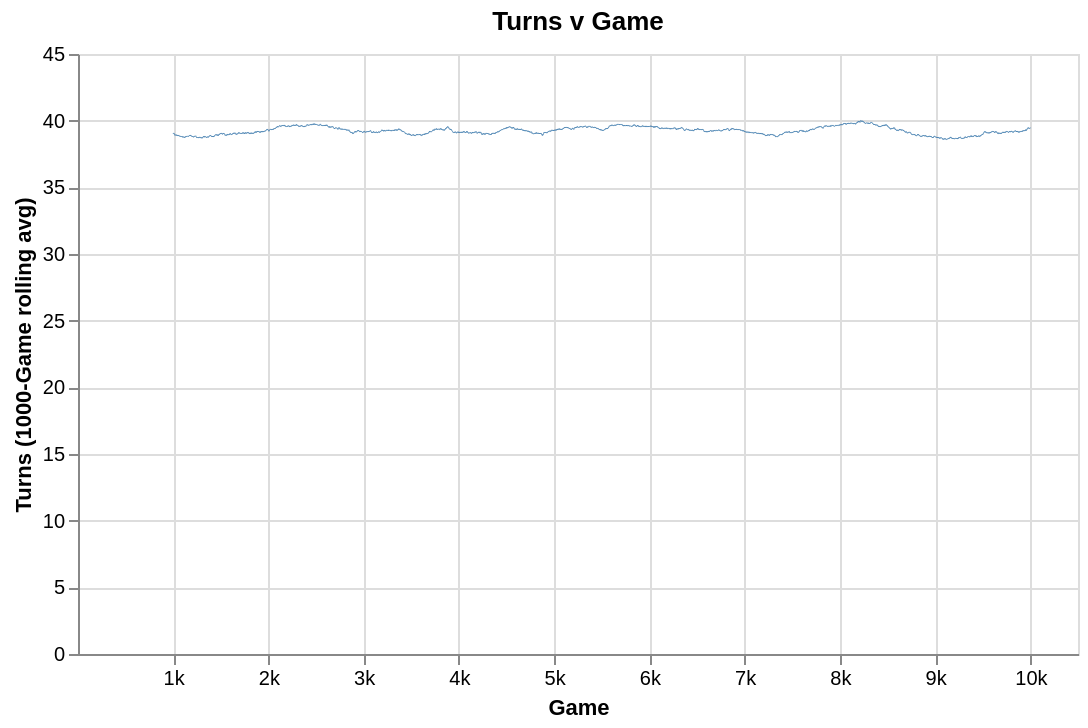
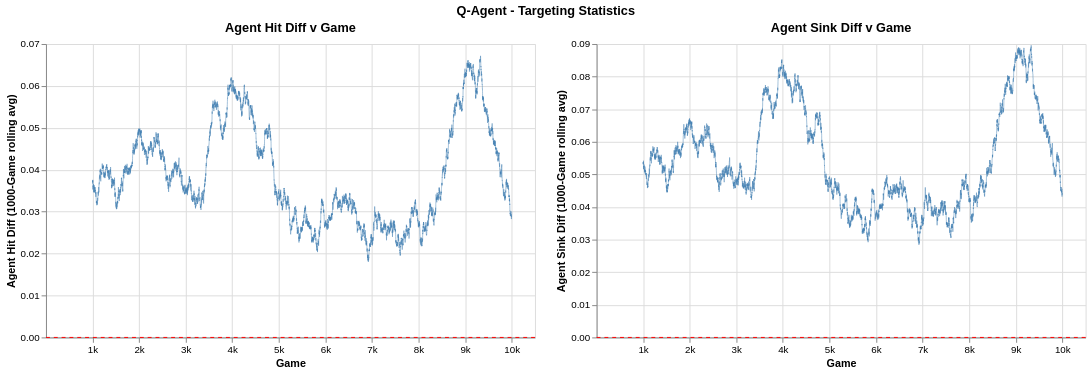

Notebook source saved alongside these figures, in order:
### Code cell
STAT_WINDOW = 1000

zero_rule = (
    alt.Chart(pl.DataFrame({"y": [0]}))
    .mark_rule(strokeDash=[4, 4], color="red")
    .encode(y="y:Q")
)

turns_chart = make_chart(
    q_agent_df,
    "turns",
    arg_col="game",
    window_size=STAT_WINDOW,
    stroke=0.5,
)
hits_chart = (
    make_chart(
        q_agent_df,
        "agent_hit_diff",
        arg_col="game",
        window_size=STAT_WINDOW,
        stroke=0.5,
    )
    + zero_rule
)
sinks_chart = (
    make_chart(
        q_agent_df,
        "agent_sink_diff",
        arg_col="game",
        window_size=STAT_WINDOW,
        stroke=0.5,
    )
    + zero_rule
)

c = turns_chart
c.save(IMG_DIR / "q_agent_turns.png")
c.show()

title = alt.TitleParams("Q-Agent - Targeting Statistics", anchor="middle")
c = (hits_chart | sinks_chart).resolve_scale(y="independent").properties(title=title)
c.save(IMG_DIR / "q_agent_targeting_stats.png")
c.show()

### Figure 1 — Vega specification as saved in the notebook (floating-point values rounded to 4 significant figures; data arrays with more than 128 entries replaced by an {"elided": "..."} marker saying what was removed)
{"$schema": "https://vega.github.io/schema/vega/v6.json", "data": [{"name": "source_0", "values": {"elided": "10000 records"}}, {"name": "source_0_x_domain_game", "values": [{"min": 1, "max": 10000}]}, {"name": "source_0_y_domain_turns_rolling", "values": [{"min": 38.58, "max": 40.01}]}], "marks": [{"type": "line", "name": "marks", "from": {"data": "source_0"}, "sort": {"field": "x"}, "encode": {"update": {"stroke": {"value": "steelblue"}, "y": {"field": "turns_rolling", "scale": "y"}, "defined": {"signal": "isValid(datum[\"game\"]) && isFinite(+datum[\"game\"]) && isValid(datum[\"turns_rolling\"]) && isFinite(+datum[\"turns_rolling\"])"}, "strokeWidth": {"value": 0.5}, "x": {"field": "game", "scale": "x"}}}, "style": ["line"]}], "scales": [{"name": "x", "type": "linear", "domain": [{"signal": "(data(\"source_0_x_domain_game\")[0] || {}).min"}, {"signal": "(data(\"source_0_x_domain_game\")[0] || {}).max"}], "range": [0, {"signal": "width"}], "domainMax": 10500, "zero": false}, {"name": "y", "type": "linear", "domain": [{"signal": "(data(\"source_0_y_domain_turns_rolling\")[0] || {}).min"}, {"signal": "(data(\"source_0_y_domain_turns_rolling\")[0] || {}).max"}], "range": [{"signal": "height"}, 0], "nice": true, "zero": true}], "axes": [{"scale": "x", "grid": true, "orient": "bottom", "domain": false, "labels": false, "minExtent": 0, "ticks": false, "zindex": 0, "tickCount": {"signal": "ceil(width/40)"}, "aria": false, "maxExtent": 0, "gridScale": "y"}, {"scale": "y", "aria": false, "orient": "left", "grid": true, "tickCount": {"signal": "ceil(height/40)"}, "zindex": 0, "domain": false, "gridScale": "x", "labels": false, "minExtent": 0, "ticks": false, "maxExtent": 0}, {"scale": "x", "labelOverlap": true, "grid": false, "tickCount": {"signal": "ceil(width/40)"}, "encode": {"labels": {"update": {"text": {"signal": "datum.value / 1000 + 'k'"}}}}, "labelFlush": true, "title": "Game", "zindex": 0, "orient": "bottom"}, {"scale": "y", "zindex": 0, "grid": false, "orient": "left", "title": "Turns (1000-Game rolling avg)", "labelOverlap": true, "tickCount": {"signal": "ceil(height/40)"}}], "title": {"text": "Turns v Game", "frame": "group"}, "padding": 5, "background": "white", "height": 300, "width": 500, "style": "cell"}

### Figure 2 — Vega specification as saved in the notebook (floating-point values rounded to 4 significant figures; data arrays with more than 128 entries replaced by an {"elided": "..."} marker saying what was removed)
{"$schema": "https://vega.github.io/schema/vega/v6.json", "data": [{"name": "source_0", "values": {"elided": "10000 records"}}, {"name": "source_2", "values": {"elided": "10000 records"}}, {"name": "source_1", "values": [{"y": 0}]}, {"name": "source_3", "values": [{"y": 0}]}, {"name": "source_0_concat_0_x_domain_game", "values": [{"min": 1, "max": 10000}]}, {"name": "source_2_concat_1_x_domain_game", "values": [{"min": 1, "max": 10000}]}], "signals": [{"name": "childWidth", "value": 500}], "marks": [{"type": "group", "name": "concat_0_group", "encode": {"update": {"height": {"signal": "height"}, "width": {"signal": "childWidth"}}}, "marks": [{"type": "line", "name": "concat_0_layer_0_marks", "from": {"data": "source_0"}, "sort": {"field": "x"}, "encode": {"update": {"strokeWidth": {"value": 0.5}, "defined": {"signal": "isValid(datum[\"game\"]) && isFinite(+datum[\"game\"]) && isValid(datum[\"agent_hit_diff_rolling\"]) && isFinite(+datum[\"agent_hit_diff_rolling\"])"}, "y": {"field": "agent_hit_diff_rolling", "scale": "concat_0_y"}, "stroke": {"value": "steelblue"}, "x": {"field": "game", "scale": "concat_0_x"}}}, "style": ["line"]}, {"type": "rule", "name": "concat_0_layer_1_marks", "from": {"data": "source_1"}, "encode": {"update": {"stroke": {"value": "red"}, "x": {"field": {"signal": null, "datum": null, "group": "width", "parent": null}}, "x2": {"value": 0}, "strokeDash": {"value": [4, 4]}, "y": {"field": "y", "scale": "concat_0_y"}}}, "style": ["rule"]}], "axes": [{"scale": "concat_0_x", "ticks": false, "tickCount": {"signal": "ceil(childWidth/40)"}, "aria": false, "zindex": 0, "labels": false, "gridScale": "concat_0_y", "minExtent": 0, "grid": true, "domain": false, "maxExtent": 0, "orient": "bottom"}, {"scale": "concat_0_y", "orient": "left", "grid": true, "domain": false, "labels": false, "minExtent": 0, "ticks": false, "gridScale": "concat_0_x", "aria": false, "maxExtent": 0, "tickCount": {"signal": "ceil(height/40)"}, "zindex": 0}, {"scale": "concat_0_x", "tickCount": {"signal": "ceil(childWidth/40)"}, "grid": false, "zindex": 0, "labelFlush": true, "labelOverlap": true, "orient": "bottom", "title": "Game", "encode": {"labels": {"update": {"text": {"signal": "datum.value / 1000 + 'k'"}}}}}, {"scale": "concat_0_y", "title": "Agent Hit Diff (1000-Game rolling avg)", "orient": "left", "tickCount": {"signal": "ceil(height/40)"}, "grid": false, "labelOverlap": true, "zindex": 0}], "title": {"text": "Agent Hit Diff v Game", "frame": "group"}, "style": "cell"}, {"type": "group", "name": "concat_1_group", "encode": {"update": {"width": {"signal": "childWidth"}, "height": {"signal": "height"}}}, "marks": [{"type": "line", "name": "concat_1_layer_0_marks", "from": {"data": "source_2"}, "sort": {"field": "x"}, "encode": {"update": {"stroke": {"value": "steelblue"}, "y": {"field": "agent_sink_diff_rolling", "scale": "concat_1_y"}, "x": {"field": "game", "scale": "concat_1_x"}, "defined": {"signal": "isValid(datum[\"game\"]) && isFinite(+datum[\"game\"]) && isValid(datum[\"agent_sink_diff_rolling\"]) && isFinite(+datum[\"agent_sink_diff_rolling\"])"}, "strokeWidth": {"value": 0.5}}}, "style": ["line"]}, {"type": "rule", "name": "concat_1_layer_1_marks", "from": {"data": "source_3"}, "encode": {"update": {"stroke": {"value": "red"}, "x": {"field": {"signal": null, "datum": null, "group": "width", "parent": null}}, "x2": {"value": 0}, "y": {"field": "y", "scale": "concat_1_y"}, "strokeDash": {"value": [4, 4]}}}, "style": ["rule"]}], "axes": [{"scale": "concat_1_x", "aria": false, "tickCount": {"signal": "ceil(childWidth/40)"}, "orient": "bottom", "maxExtent": 0, "gridScale": "concat_1_y", "minExtent": 0, "domain": false, "labels": false, "ticks": false, "zindex": 0, "grid": true}, {"scale": "concat_1_y", "grid": true, "domain": false, "zindex": 0, "labels": false, "minExtent": 0, "tickCount": {"signal": "ceil(height/40)"}, "aria": false, "orient": "left", "gridScale": "concat_1_x", "maxExtent": 0, "ticks": false}, {"scale": "concat_1_x", "labelOverlap": true, "title": "Game", "zindex": 0, "tickCount": {"signal": "ceil(childWidth/40)"}, "grid": false, "labelFlush": true, "orient": "bottom", "encode": {"labels": {"update": {"text": {"signal": "datum.value / 1000 + 'k'"}}}}}, {"scale": "concat_1_y", "title": "Agent Sink Diff (1000-Game rolling avg)", "tickCount": {"signal": "ceil(height/40)"}, "orient": "left", "labelOverlap": true, "grid": false, "zindex": 0}], "title": {"text": "Agent Sink Diff v Game", "frame": "group"}, "style": "cell"}], "scales": [{"name": "concat_0_x", "type": "linear", "domain": [{"signal": "(data(\"source_0_concat_0_x_domain_game\")[0] || {}).min"}, {"signal": "(data(\"source_0_concat_0_x_domain_game\")[0] || {}).max"}], "range": [0, {"signal": "childWidth"}], "domainMax": 10500, "zero": false}, {"name": "concat_0_y", "type": "linear", "domain": {"fields": [{"data": "source_0", "field": "agent_hit_diff_rolling"}, {"data": "source_1", "field": "y"}]}, "range": [{"signal": "height"}, 0], "zero": true, "nice": true}, {"name": "concat_1_x", "type": "linear", "domain": [{"signal": "(data(\"source_2_concat_1_x_domain_game\")[0] || {}).min"}, {"signal": "(data(\"source_2_concat_1_x_domain_game\")[0] || {}).max"}], "range": [0, {"signal": "childWidth"}], "domainMax": 10500, "zero": false}, {"name": "concat_1_y", "type": "linear", "domain": {"fields": [{"data": "source_2", "field": "agent_sink_diff_rolling"}, {"data": "source_3", "field": "y"}]}, "range": [{"signal": "height"}, 0], "nice": true, "zero": true}], "title": {"text": "Q-Agent - Targeting Statistics", "anchor": "middle"}, "padding": 5, "layout": {"padding": 20, "bounds": "full", "align": "each"}, "background": "white", "height": 300}
